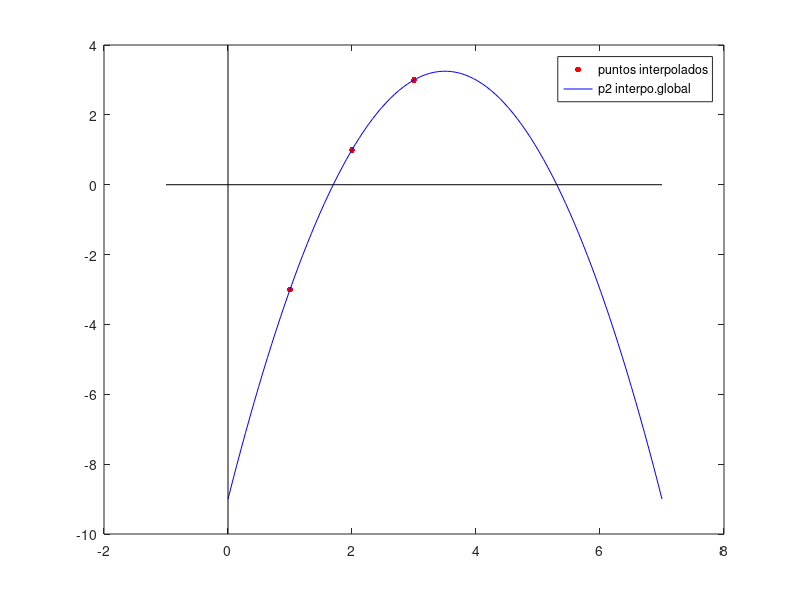

The MATLAB source for this figure:
function ej57

x = [1 2 3];
y = [-3 1 3];
coef = polyfit(x,y,2);
z = linspace(0,7);
pz = polyval(coef,z);
close all % eliminamos la grafica previa
plot (x,y,'.r','MarkerSize',14)
hold on
plot(z,pz,'b')
plot([-1 7],[0 0], 'k')
plot ([0 0], [-10 4],'k')
legend('puntos interpolados','p2 interpo.global','Location','best')
shg
